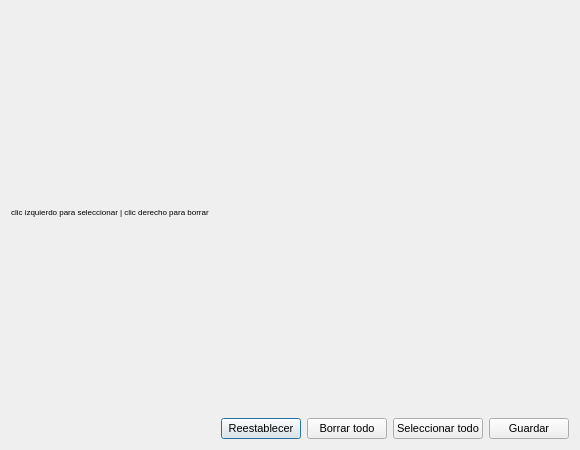
<?xml version="1.0" encoding="UTF-8"?>
<ui version="4.0">
 <class>MaskWidget</class>
 <widget class="QDialog" name="MaskWidget">
  <property name="geometry">
   <rect>
    <x>0</x>
    <y>0</y>
    <width>580</width>
    <height>450</height>
   </rect>
  </property>
  <property name="minimumSize">
   <size>
    <width>580</width>
    <height>450</height>
   </size>
  </property>
  <property name="maximumSize">
   <size>
    <width>580</width>
    <height>450</height>
   </size>
  </property>
  <property name="font">
   <font>
    <pointsize>8</pointsize>
   </font>
  </property>
  <property name="windowTitle">
   <string>Definir máscara de detección de movimiento</string>
  </property>
  <layout class="QGridLayout" name="gridLayout">
   <item row="2" column="0">
    <layout class="QHBoxLayout" name="horizontalLayout">
     <item>
      <spacer name="horizontalSpacer">
       <property name="orientation">
        <enum>Qt::Horizontal</enum>
       </property>
       <property name="sizeHint" stdset="0">
        <size>
         <width>40</width>
         <height>20</height>
        </size>
       </property>
      </spacer>
     </item>
     <item>
      <widget class="QPushButton" name="reest">
       <property name="font">
        <font>
         <pointsize>8</pointsize>
        </font>
       </property>
       <property name="text">
        <string>Reestablecer</string>
       </property>
      </widget>
     </item>
     <item>
      <widget class="QPushButton" name="removeall">
       <property name="font">
        <font>
         <pointsize>8</pointsize>
        </font>
       </property>
       <property name="text">
        <string>Borrar todo</string>
       </property>
      </widget>
     </item>
     <item>
      <widget class="QPushButton" name="selectall">
       <property name="font">
        <font>
         <pointsize>8</pointsize>
        </font>
       </property>
       <property name="text">
        <string>Seleccionar todo</string>
       </property>
      </widget>
     </item>
     <item>
      <widget class="QPushButton" name="savemask">
       <property name="font">
        <font>
         <pointsize>8</pointsize>
        </font>
       </property>
       <property name="text">
        <string>Guardar</string>
       </property>
      </widget>
     </item>
    </layout>
   </item>
   <item row="0" column="0">
    <layout class="QGridLayout" name="gridLayout0">
     <property name="spacing">
      <number>1</number>
     </property>
    </layout>
   </item>
   <item row="1" column="0">
    <widget class="QLabel" name="label">
     <property name="font">
      <font>
       <pointsize>6</pointsize>
      </font>
     </property>
     <property name="text">
      <string>clic izquierdo para seleccionar | clic derecho para borrar</string>
     </property>
    </widget>
   </item>
  </layout>
 </widget>
 <tabstops>
  <tabstop>savemask</tabstop>
  <tabstop>reest</tabstop>
  <tabstop>removeall</tabstop>
  <tabstop>selectall</tabstop>
 </tabstops>
 <resources/>
 <connections/>
</ui>
